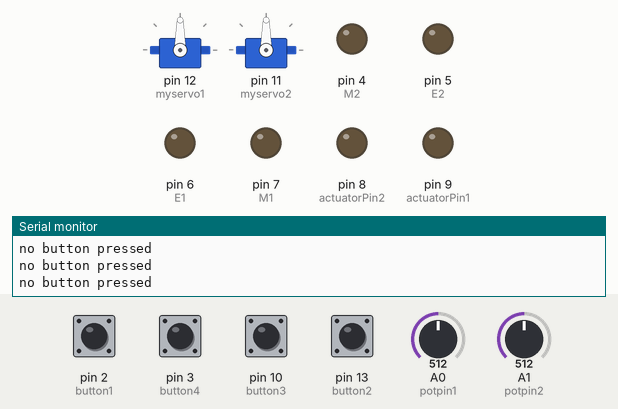
This sketch was run on a simulated Arduino Uno, built with avr-gcc and run on an emulated ATmega328P. Parts: 2 × servo, output pins drawn as LEDs (lit = HIGH), the last lines printed to the serial monitor. The inputs (shaded band) are chosen by the test bench; at power-on: pin 2 (button1), pin 3 (button4), pin 10 (button3), pin 13 (button2) HIGH, A0 (potpin1) = 512, A1 (potpin2) = 512.

Above: at 1.2 s.
1.3 s: pin 2 (button1) pulled LOW for 0.15 s
At 1.39 s:
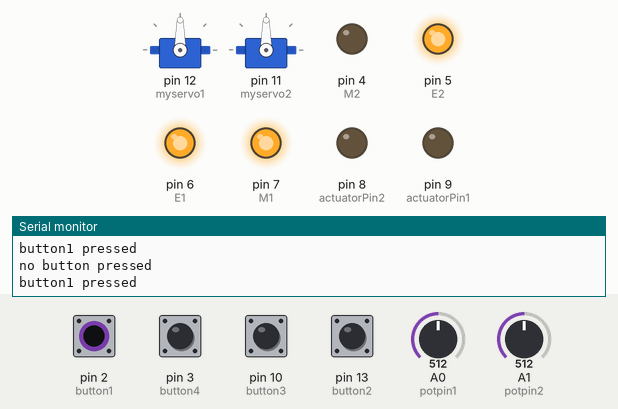
2.9 s: A0 (potpin1) set to 716
At 4.0 s:
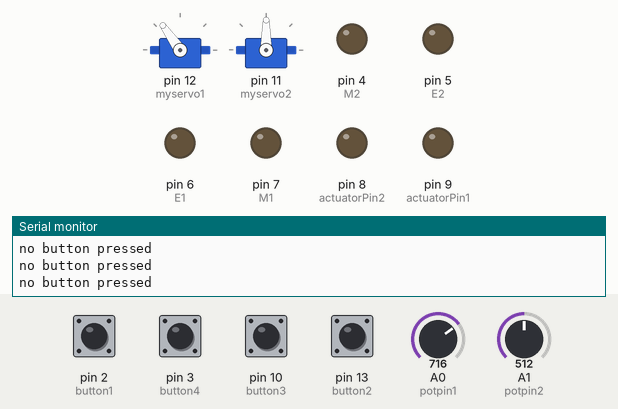
4.4 s: A1 (potpin2) set to 716
At 5.4 s:
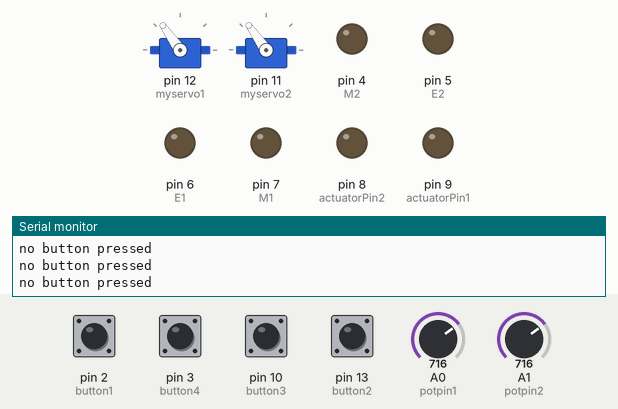
5.9 s: pin 3 (button4) pulled LOW for 0.15 s
At 6.02 s:
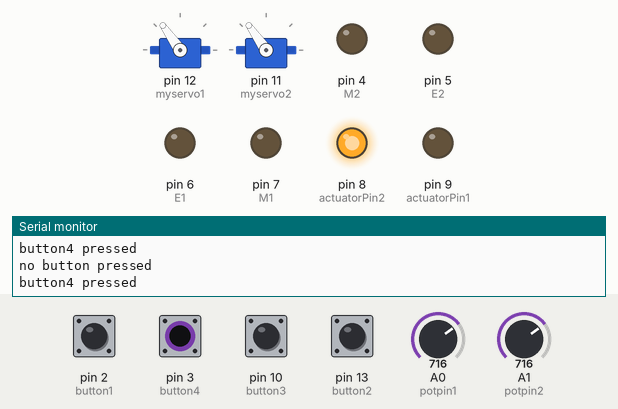
7.6 s: pin 10 (button3) pulled LOW for 0.15 s
At 7.7 s:
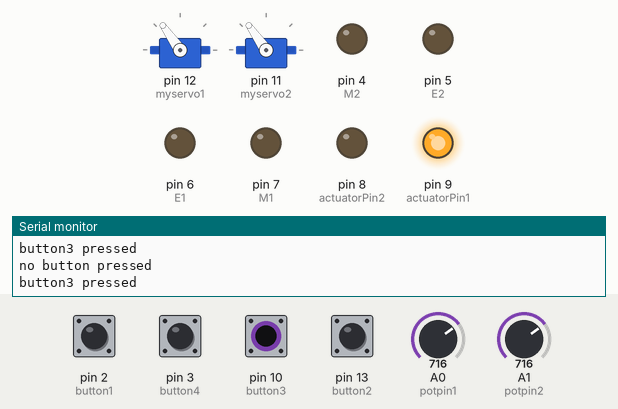
9.2 s: pin 13 (button2) pulled LOW for 0.15 s
At 10.2 s:
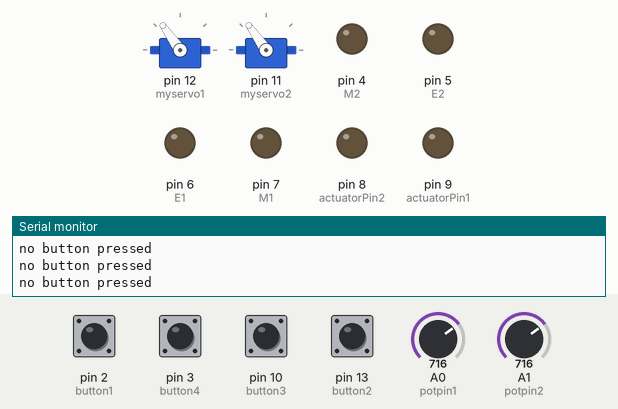
Timing chart, 0 to 11.8 s (numbered marks = the images above; inputs shaded):
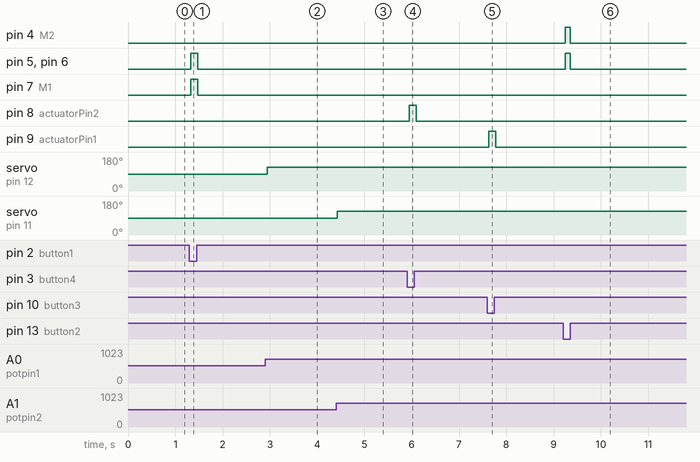

The sketch:

actuator_nov6a.ino
```cpp
#define M1 7
#define M2 4
#define E1 6
#define E2 5
#include <Servo.h>

Servo myservo1;
Servo myservo2;

int potpin1 = A0;
int potpin2 = A1;
int val1;
int val2;
int actuatorPin1 = 9;
int actuatorPin2 = 8;

const int button1 = 2 ;
const int button2 = 13 ;
int buttonState1 = 0 ;
int buttonState2 = 0 ;

const int button3 = 10 ;
const int button4 = 3 ;
int buttonState3 = 0 ;
int buttonState4 = 0 ;

void setup() {

  Serial.begin(9600);
  pinMode(M1, OUTPUT);
  pinMode(M2, OUTPUT);
  pinMode(button1, INPUT_PULLUP);
  pinMode(button2, INPUT_PULLUP);
  pinMode(button3, INPUT_PULLUP);
  pinMode(button4, INPUT_PULLUP);
  pinMode(actuatorPin1, OUTPUT);
  pinMode(actuatorPin2, OUTPUT);
  myservo1.attach(12);
  myservo2.attach(11);
}

void loop() {
//BUTTONS

  buttonState1 = digitalRead(button1);
  buttonState2 = digitalRead(button2);
  buttonState3 = digitalRead(button3);
  buttonState4 = digitalRead(button4);

//SERVOS

  val1 = analogRead(potpin1);
  val1 = map(val1, 0, 1023, 0, 180);
  myservo1.write(val1);

  val2 = analogRead(potpin2);
  val2 = map(val2, 0, 1023, 0, 180);
  myservo2.write(val2);

//ACTUATOR ONE

  if (buttonState1 == LOW) {
    Serial.println("button1 pressed");
    digitalWrite(M1, HIGH);
    digitalWrite(M2, LOW);
    analogWrite(E1, 255);
    analogWrite(E2, 255);
  }
  else if (buttonState2 == LOW) {
    Serial.println("button2 pressed");
    digitalWrite(M1, LOW);
    digitalWrite(M2, HIGH);
    analogWrite(E1, 255);
    analogWrite(E2, 255);
  }
  else {
    Serial.println("no button pressed");
    digitalWrite(M1, LOW);
    digitalWrite(M2, LOW);
    analogWrite(E1, 0);
    analogWrite(E2, 0);
  }

//ACTUATOR TWO

  if (buttonState3 == LOW) {
    Serial.println("button3 pressed");
      digitalWrite(actuatorPin1, HIGH);
  digitalWrite(actuatorPin2, LOW);
  }
  else if (buttonState4 == LOW) {
    Serial.println("button4 pressed");
      digitalWrite(actuatorPin1, LOW);
  digitalWrite(actuatorPin2, HIGH);
  }
  else {
    Serial.println("no button pressed");
      digitalWrite(actuatorPin1, LOW);
    digitalWrite(actuatorPin2, LOW);
  }

  delay (50);
}


     
```

Measured:
- after the input at 1.3 s, pin 5 (E2), pin 6 (E1), pin 7 (M1): LOW → HIGH at once, → LOW 0.15 s later
- after the input at 2.9 s, servo on pin 12 (myservo1): 90° → 125° after 0.05 s
- after the input at 4.4 s, servo on pin 11 (myservo2): 90° → 125° at once
- after the input at 5.9 s, pin 8 (actuatorPin2): LOW → HIGH after 0.05 s, → LOW 0.15 s later
- after the input at 7.6 s, pin 9 (actuatorPin1): LOW → HIGH at once, → LOW 0.15 s later
- after the input at 9.2 s, pin 4 (M2), pin 5 (E2), pin 6 (E1): LOW → HIGH after 0.05 s, → LOW 0.10 s later
